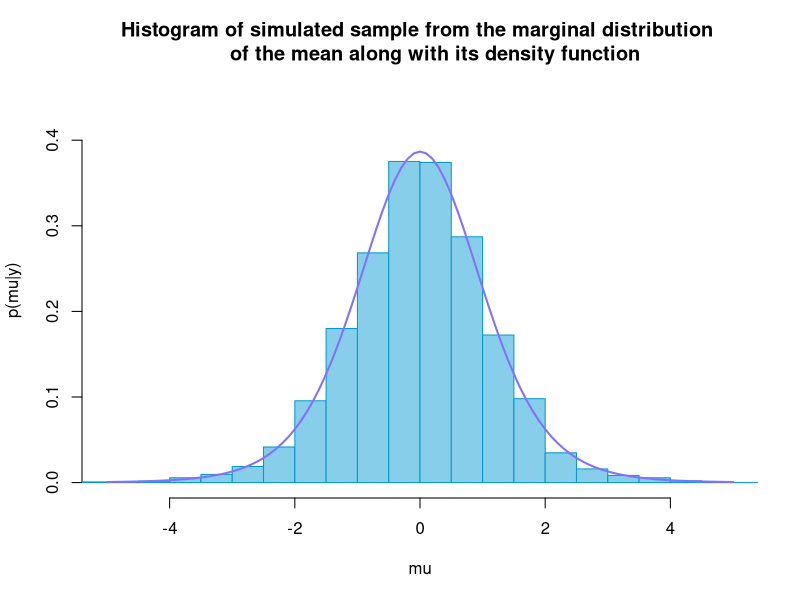

Generate this figure with R: (Note: this script raises an error after producing the figure.)
## ---- chunk 1
n <- 9
ybar <- 0
s <- 3

set.seed(123)
sample <- ybar+(s/sqrt(n))*rt(5000,df = n-1)
hist(sample, main = "Histogram of simulated sample from the marginal distribution 
     of the mean along with its density function", prob = T, xlim = c(-5,5), 
     ylim = c(0,0.45), col = "skyblue", border = "deepskyblue3", breaks = 50, xlab = "mu", ylab = "p(mu|y)")
curve(ybar+(s/sqrt(n))*dt(x,n-1), from = -5, to = 5,col = "lightslateblue", lwd = 2,
     add = TRUE)
## ---- chunk 2
knitr::include_graphics("beaded_rectangle.jpg")
## ---- chunk 3
r <- c(.693, .606, .672, .844, .668, .670, .553, .662, .570, .628, .654, .601, .606, .933, .690, .749, .609, .615, .576, .611)
## ---- chunk 4
data <- c(.693, .606, .672, .844, .668, .670, .553, .662, .570, .628,
       .654, .601, .606, .933, .690, .749, .609, .615, .576, .611)

n <- length(data)
mu <- mean(data)
var <- var(data)
prior <- c(0,0,1/2,0)
p <- prior

p[4] <- p[4] + (1/2)*((n-1)*var + ( n*p[2]*(mu-p[1])^2)/(p[2]+n))
p[1] <- (p[2]*p[1] + n*mu)/(p[2]+n) 
p[2] <- p[2] + n
p[3] <- p[3] + n/2

post_mean <- mu
## ---- chunk 5
alpha = 0.05

inter <- p[1] + qt(c(alpha/2, 1-alpha/2), 2*p[3]-1)*sqrt(p[4]/(p[3]*p[2]))
## ---- chunk 6
my_function <- function(data,prior = c(0,0,1/2,0),alpha=0.05,value = 0.618) {

n <- length(data)
mu <- mean(data)
var <- var(data)
p <- prior

p[4] <- p[4] + (1/2)*((n-1)*var + (n*p[2]*(mu-p[1])^2)/(p[2]+n) )
p[1] <- (p[2]*p[1] + n*mu)/(p[2]+n) 
p[2] <- p[2] + n
p[3] <- p[3] + n/2

post_mean <- mu

inter <- p[1] + qt(c(alpha/2, 1-alpha/2), 2*p[3]-1)*sqrt(p[4]/(p[3]*p[2]))

belongs = "NULL"

if (inter[1] <= value && value <= inter[2]) {
  belongs = "lies"
} else {
  belongs = "does not lie"
}

inter <- format(inter,digits=4)

print(paste("The posterior mean is equal to",post_mean))
print(paste("The",1-alpha,"HPDI for the mean is",inter[1],inter[2]))
print(paste("The ratio",value,belongs,"in the credible interval!"))
return(p)
#end 
}

# testing with P1 to verify that our function works smoothly
# set.seed(123)
# P1 <- c(0,0,-3/2,0)
# test <- my_function(r,P1)
# new_data <- runif(1000,min=0.555,max=0.888)
# update <- my_function(new_data,test)
# total_data <- c(r,new_data)
# verification <- my_function(total_data,P1)
# update == verification
# update
# verification


P2 <- c(0,0,-1/2,0)
P4 <- c(0,0,0,0)

reference <- my_function(r,P2)
jeffreys <- my_function(r,P4)
## ---- chunk 7
P1 <- c(0,0,-3/2,0)
flat <- my_function(r,P1)
## ---- chunk 8
r <- c(.693, .606, .672, .844, .668, .670, .553, .662, .570, .628,
       .654, .601, .606, .933, .690, .749, .609, .615, .576, .611)

my_function2 <- function(data, prior = c(0,0,-3/2,0), alpha=0.05, value = log(0.618)) {
  n <- length(data)
  mu <- mean(log(data))
  var <- var(log(data))
  p <- prior
  p[4] <- p[4] + (1/2)*((n-1)*var + (n*p[2]*(mu-p[1])^2)/(p[2]+n) )
  p[1] <- (p[2]*p[1] + n*mu)/(p[2]+n)
  p[2] <- p[2] + n
  p[3] <- p[3] + n/2
  post_mean <- mu
  inter <- p[1] + qt(c(alpha/2, 1-alpha/2), 2*p[3]-1)*sqrt(p[4]/(p[3]*p[2]))
  belongs = "NULL"
  if (inter[1] <= value && value <= inter[2]) {
    belongs = "lies"
  } else {
    belongs = "does not lie"
  }
  inter <- format(inter,digits=4)
  print(paste("The posterior mean is equal to",post_mean))
  print(paste("The",1-alpha,"HPDI for the mean is",inter[1],inter[2]))
  print(paste("The ratio",value,belongs,"in the credible interval!"))
  return(p)
}

# testing with P1 to verify that our function works smoothly
# P1 <- c(0,0,-3/2,0)
# dokimi2 <- my_function2(r,P1)
# new_data2 <- runif(1000,min=0.555,max=0.888)
# update2 <- my_function2(new_data2, dokimi2)
# total_data2 <- c(r,new_data2)
# verification2 <- my_function2(total_data2,P1)
# all.equal(update2,verification2,tolerance=0)
# update2
# verification2

P2 <- c(0,0,-1/2,0)
P4 <- c(0,0,0,0)

reference2 <- my_function2(r,P2)
jeffreys2 <- my_function2(r,P4)
## ---- chunk 9
flat2 <- my_function2(r,P1)
## ---- chunk 10
set.seed(123)
nsim=5000   
#condition of Example 3
n=9; ybar=0; s=3
X=s2=array(0, dim=c(nsim,1)) #init arrays
X[1]=0 #init chains
s2[1]=1
for (i in 2:nsim){ #sampling loop
X[i]= rnorm(1,ybar,sqrt(s2[i-1]/n))
s2m = (1-1/n)*s^2 + (ybar-X[i])^2
s2[i]= n*s2m/rchisq(1,n)
}

par(mfrow=c(3,1),mar=c(4,4,2,1))
plot(1:nsim,X,ty="l",lwd=2,xlab="Iterations", ylab="",
     main="Gibbs sampler for mean - t8")
hist(X,freq=F,xlim=c(-4,4),ylim=c(0,.4),col='grey',ylab="",xlab="",breaks=35,main="")
curve(dt(x,8),lwd=2,add=T, col='red')
acf(X, main="")
## ---- chunk 11
    set.seed(123)
    nsim=5000   
    #condition of Example 3
    n=9; ybar=0; s=3
## ---- chunk 12
    X=s2=array(0, dim=c(nsim,1)) #init arrays
    X[1]=0 #init chains
    s2[1]=1
## ---- chunk 13
    for (i in 2:nsim){ #sampling loop
    X[i]= rnorm(1,ybar,sqrt(s2[i-1]/n))
    s2m = (1-1/n)*s^2 + (ybar-X[i])^2
    s2[i]= n*s2m/rchisq(1,n)
    }
## ---- chunk 14
par(mfrow=c(2,1))
hist(X,freq=F,xlim=c(-4,4),ylim=c(0,.4),col='grey',ylab="",xlab="",
     breaks=35, main = "Histogram of sample from Gibbs algorithm")
curve(dt(x,8),lwd=2, add=T, col='red')
hist(sample, prob = T, xlim = c(-5,5), ylim = c(0,0.45),breaks = 35, col = "grey",main = "Histogram of sample directly from the t-distribution")
curve(ybar+(s/sqrt(n))*dt(x,n-1), from = -5, to = 5,col = "red", lwd = 2, add = TRUE)
## ---- chunk 15
set.seed(123)
nsim=5000

n=9; ybar=0; s=3
Y=mu=array(0, dim=c(nsim,1))
Y[1]=1
mu[1]=0
for (i in 2:nsim){
  s2m = (1-1/n)*s^2 + (ybar-mu[i-1])^2
  Y[i]= n*s2m/rchisq(1,n)
  mu[i]= rnorm(1,ybar,sqrt(Y[i]/n))
}


par(mfrow=c(3,1),mar=c(4,4,2,1))
plot(1:nsim,Y,ty="l",lwd=2,xlab="Iterations", ylab="",
     main="Gibbs sampler for variance - inv-chi^2")
hist(Y,freq=F,xlim=c(0,40),ylim=c(0,.1),breaks=100,main="", xlab = "", ylab = "")
curve(dchisq(((n-1)*s^2)/x,df=n-1)*((n-1)*s^2/x^2),lwd=2,col='red',add=T, from = 0,to=40)
acf(Y, main="")
